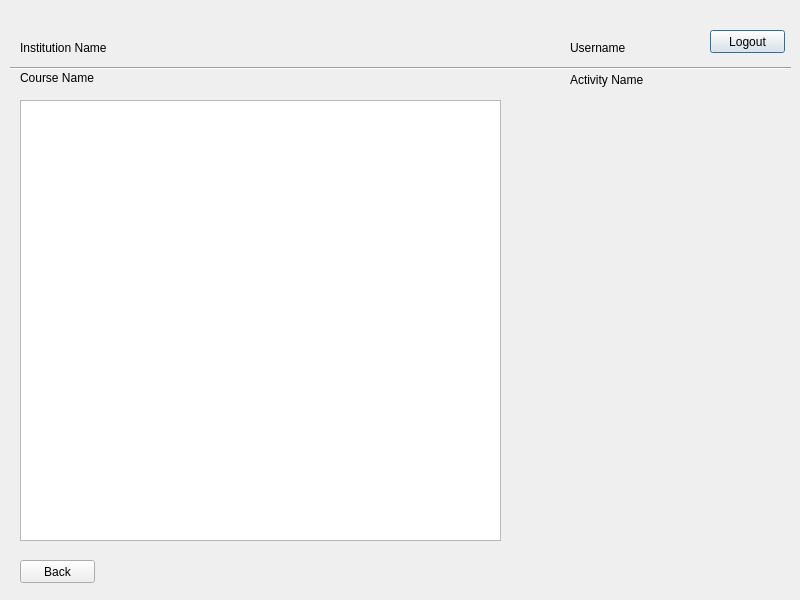
<?xml version="1.0" encoding="UTF-8"?>
<ui version="4.0">
 <class>activityinitial</class>
 <widget class="QDialog" name="activityinitial">
  <property name="geometry">
   <rect>
    <x>0</x>
    <y>0</y>
    <width>800</width>
    <height>600</height>
   </rect>
  </property>
  <property name="windowTitle">
   <string>Dialog</string>
  </property>
  <widget class="QPushButton" name="logoutButton">
   <property name="geometry">
    <rect>
     <x>710</x>
     <y>30</y>
     <width>75</width>
     <height>23</height>
    </rect>
   </property>
   <property name="text">
    <string>Logout</string>
   </property>
  </widget>
  <widget class="Line" name="line">
   <property name="geometry">
    <rect>
     <x>10</x>
     <y>60</y>
     <width>781</width>
     <height>16</height>
    </rect>
   </property>
   <property name="orientation">
    <enum>Qt::Horizontal</enum>
   </property>
  </widget>
  <widget class="QLabel" name="myName">
   <property name="geometry">
    <rect>
     <x>570</x>
     <y>40</y>
     <width>91</width>
     <height>16</height>
    </rect>
   </property>
   <property name="text">
    <string>Username</string>
   </property>
  </widget>
  <widget class="QLabel" name="activityName">
   <property name="geometry">
    <rect>
     <x>570</x>
     <y>70</y>
     <width>221</width>
     <height>20</height>
    </rect>
   </property>
   <property name="text">
    <string>Activity Name</string>
   </property>
  </widget>
  <widget class="QPushButton" name="backButton">
   <property name="geometry">
    <rect>
     <x>20</x>
     <y>560</y>
     <width>75</width>
     <height>23</height>
    </rect>
   </property>
   <property name="text">
    <string>Back</string>
   </property>
  </widget>
  <widget class="QLabel" name="institutionName">
   <property name="geometry">
    <rect>
     <x>20</x>
     <y>40</y>
     <width>101</width>
     <height>16</height>
    </rect>
   </property>
   <property name="text">
    <string>Institution Name</string>
   </property>
  </widget>
  <widget class="QLabel" name="courseName">
   <property name="geometry">
    <rect>
     <x>20</x>
     <y>70</y>
     <width>251</width>
     <height>16</height>
    </rect>
   </property>
   <property name="text">
    <string>Course Name</string>
   </property>
  </widget>
  <widget class="QTableView" name="studentList">
   <property name="geometry">
    <rect>
     <x>20</x>
     <y>100</y>
     <width>481</width>
     <height>441</height>
    </rect>
   </property>
   <attribute name="horizontalHeaderStretchLastSection">
    <bool>true</bool>
   </attribute>
  </widget>
 </widget>
 <resources/>
 <connections/>
</ui>
